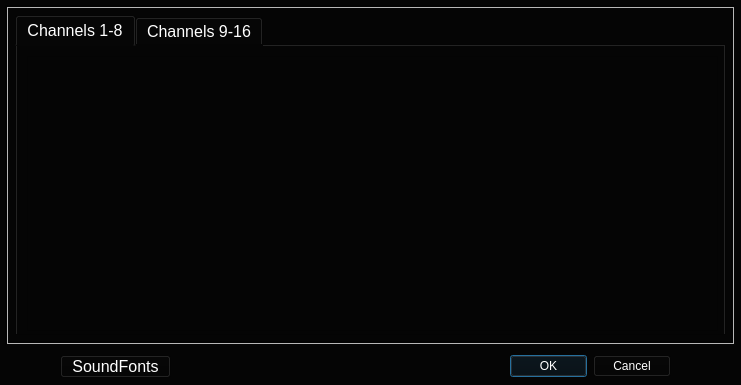
<?xml version="1.0" encoding="UTF-8"?>
<ui version="4.0">
 <class>Dialog_FluidSynthChannels</class>
 <widget class="QDialog" name="Dialog_FluidSynthChannels">
  <property name="geometry">
   <rect>
    <x>0</x>
    <y>0</y>
    <width>741</width>
    <height>385</height>
   </rect>
  </property>
  <property name="windowTitle">
   <string>FluidSynth Channels</string>
  </property>
  <property name="styleSheet">
   <string notr="true">color: rgb(255, 255, 255);
background-color: rgb(5, 5, 5);</string>
  </property>
  <widget class="QDialogButtonBox" name="buttonBox_Dialog_Channels">
   <property name="geometry">
    <rect>
     <x>510</x>
     <y>350</y>
     <width>161</width>
     <height>32</height>
    </rect>
   </property>
   <property name="font">
    <font>
     <pointsize>12</pointsize>
    </font>
   </property>
   <property name="orientation">
    <enum>Qt::Horizontal</enum>
   </property>
   <property name="standardButtons">
    <set>QDialogButtonBox::Cancel|QDialogButtonBox::Ok</set>
   </property>
   <property name="centerButtons">
    <bool>true</bool>
   </property>
  </widget>
  <widget class="QFrame" name="frame_mainChannels">
   <property name="geometry">
    <rect>
     <x>5</x>
     <y>5</y>
     <width>731</width>
     <height>341</height>
    </rect>
   </property>
   <property name="frameShape">
    <enum>QFrame::Box</enum>
   </property>
   <property name="frameShadow">
    <enum>QFrame::Sunken</enum>
   </property>
   <property name="lineWidth">
    <number>2</number>
   </property>
   <property name="midLineWidth">
    <number>1</number>
   </property>
   <widget class="QTabWidget" name="tabWidget_channels_table">
    <property name="geometry">
     <rect>
      <x>10</x>
      <y>10</y>
      <width>711</width>
      <height>321</height>
     </rect>
    </property>
    <property name="font">
     <font>
      <pointsize>12</pointsize>
     </font>
    </property>
    <property name="styleSheet">
     <string notr="true">color: rgb(255, 255, 255);
background-color: rgb(5, 5, 5);</string>
    </property>
    <property name="currentIndex">
     <number>0</number>
    </property>
    <widget class="QWidget" name="tab_Channels_1_8">
     <attribute name="title">
      <string>Channels 1-8</string>
     </attribute>
     <widget class="QScrollArea" name="scrollArea_channels_1_8">
      <property name="geometry">
       <rect>
        <x>10</x>
        <y>10</y>
        <width>691</width>
        <height>275</height>
       </rect>
      </property>
      <property name="styleSheet">
       <string notr="true">color: rgb(255, 255, 255);
background-color: rgb(5, 5, 5);</string>
      </property>
      <property name="verticalScrollBarPolicy">
       <enum>Qt::ScrollBarAlwaysOff</enum>
      </property>
      <property name="horizontalScrollBarPolicy">
       <enum>Qt::ScrollBarAlwaysOff</enum>
      </property>
      <property name="widgetResizable">
       <bool>true</bool>
      </property>
      <widget class="QWidget" name="scrollAreaWidgetContents_2">
       <property name="geometry">
        <rect>
         <x>0</x>
         <y>0</y>
         <width>689</width>
         <height>273</height>
        </rect>
       </property>
      </widget>
     </widget>
    </widget>
    <widget class="QWidget" name="tab_Channels_9_16">
     <attribute name="title">
      <string>Channels 9-16</string>
     </attribute>
     <widget class="QScrollArea" name="scrollArea_channels_9_16">
      <property name="geometry">
       <rect>
        <x>10</x>
        <y>10</y>
        <width>691</width>
        <height>275</height>
       </rect>
      </property>
      <property name="verticalScrollBarPolicy">
       <enum>Qt::ScrollBarAlwaysOff</enum>
      </property>
      <property name="horizontalScrollBarPolicy">
       <enum>Qt::ScrollBarAlwaysOff</enum>
      </property>
      <property name="widgetResizable">
       <bool>true</bool>
      </property>
      <widget class="QWidget" name="scrollAreaWidgetContents_3">
       <property name="geometry">
        <rect>
         <x>0</x>
         <y>0</y>
         <width>689</width>
         <height>273</height>
        </rect>
       </property>
      </widget>
     </widget>
    </widget>
   </widget>
  </widget>
  <widget class="QPushButton" name="pushButton_Fluid_Channels_SoundFonts">
   <property name="geometry">
    <rect>
     <x>60</x>
     <y>355</y>
     <width>111</width>
     <height>23</height>
    </rect>
   </property>
   <property name="font">
    <font>
     <pointsize>12</pointsize>
    </font>
   </property>
   <property name="text">
    <string>SoundFonts</string>
   </property>
  </widget>
  <zorder>frame_mainChannels</zorder>
  <zorder>buttonBox_Dialog_Channels</zorder>
  <zorder>pushButton_Fluid_Channels_SoundFonts</zorder>
 </widget>
 <resources/>
 <connections>
  <connection>
   <sender>buttonBox_Dialog_Channels</sender>
   <signal>accepted()</signal>
   <receiver>Dialog_FluidSynthChannels</receiver>
   <slot>accept()</slot>
   <hints>
    <hint type="sourcelabel">
     <x>248</x>
     <y>254</y>
    </hint>
    <hint type="destinationlabel">
     <x>157</x>
     <y>274</y>
    </hint>
   </hints>
  </connection>
  <connection>
   <sender>buttonBox_Dialog_Channels</sender>
   <signal>rejected()</signal>
   <receiver>Dialog_FluidSynthChannels</receiver>
   <slot>reject()</slot>
   <hints>
    <hint type="sourcelabel">
     <x>316</x>
     <y>260</y>
    </hint>
    <hint type="destinationlabel">
     <x>286</x>
     <y>274</y>
    </hint>
   </hints>
  </connection>
 </connections>
</ui>
